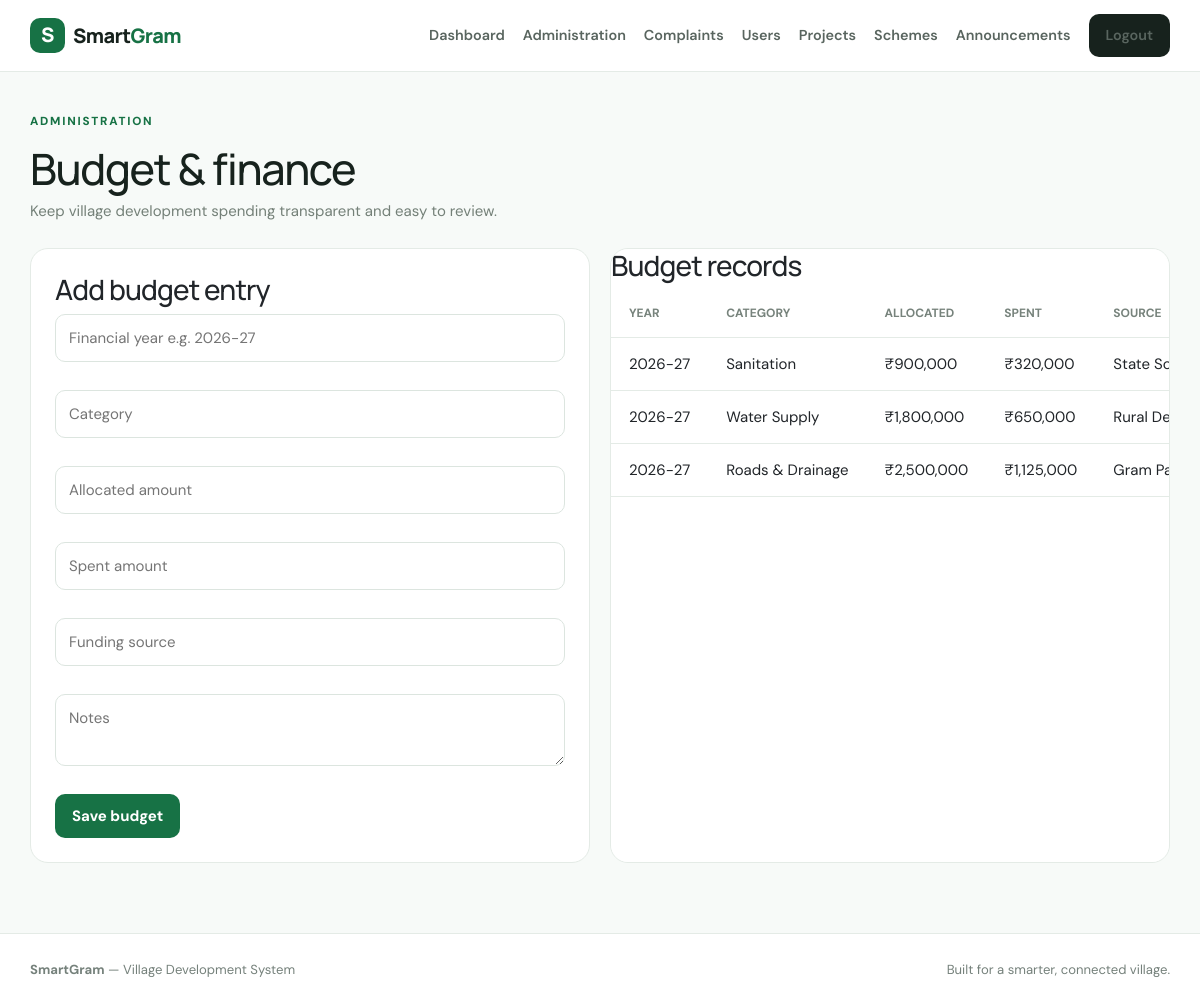
Screenshot of /administration/budgets (signed in) with the database file from the repository.
### tables this page shows
CREATE TABLE budgets(id INTEGER PRIMARY KEY AUTOINCREMENT,financial_year TEXT,category TEXT,allocated REAL,spent REAL,source TEXT,notes TEXT);

### app.py (the view, shortened to what this page needs)
@app.route('/administration/budgets', methods=['GET','POST'])
def administration_budgets():
    if not admin(): return redirect(url_for('login'))
    c=db()
    rows=c.execute('select * from budgets order by id desc').fetchall(); c.close(); return render_template('budgets.html',rows=rows)

### app.py (called while the page is built)
def db():
    c=sqlite3.connect(DB); c.row_factory=sqlite3.Row; return c

def admin(): return session.get('role')=='admin'

@app.context_processor
def common(): return {'logged_in':bool(session.get('user_id')),'current_user':session.get('name'),'role':session.get('role')}

### templates/budgets.html
{% extends 'base.html' %}{% block title %}Budget & Finance{% endblock %}{% block content %}<div class="heading"><div><div class="eyebrow">ADMINISTRATION</div><h1>Budget & finance</h1><p>Keep village development spending transparent and easy to review.</p></div></div><div class="grid2"><div class="card"><h3>Add budget entry</h3><form method="post" class="form"><input class="input" name="financial_year" placeholder="Financial year e.g. 2026-27" required><input class="input" name="category" placeholder="Category" required><input class="input" type="number" step="0.01" name="allocated" placeholder="Allocated amount"><input class="input" type="number" step="0.01" name="spent" placeholder="Spent amount"><input class="input" name="source" placeholder="Funding source"><textarea class="input" name="notes" placeholder="Notes"></textarea><button class="greenbtn">Save budget</button></form></div><div class="card tablewrap"><h3>Budget records</h3><table><tr><th>Year</th><th>Category</th><th>Allocated</th><th>Spent</th><th>Source</th></tr>{% for b in rows %}<tr><td>{{b.financial_year}}</td><td>{{b.category}}</td><td>₹{{'{:,.0f}'.format(b.allocated)}}</td><td>₹{{'{:,.0f}'.format(b.spent)}}</td><td>{{b.source}}</td></tr>{% endfor %}</table></div></div>{% endblock %}

### static/css/style.css (style rules this page uses)
:root { --g:#177245;--gd:#0d4e30;--ink:#17221d;--muted:#748078;--line:#e4ebe6;--bg:#f7faf8 }
* { box-sizing:border-box }
body { margin:0;background:var(--bg);color:var(--ink);font:15px/1.6 "DM Sans",sans-serif }
h1,h2,h3,.brand { font-family:Manrope,sans-serif;letter-spacing:-.03em }
.greenbtn,.outlinebtn,.darkbtn { display:inline-block;border:0;border-radius:10px;padding:10px 17px;font-weight:700;cursor:pointer }
.greenbtn { background:var(--g);color:#fff }
.eyebrow { font-weight:800;letter-spacing:.15em;font-size:.73rem;color:var(--g);margin-bottom:12px }
.features article,.card,.formcard,.project,.emergency,.stats>div { background:#fff;border:1px solid var(--line);border-radius:18px }
.heading { display:flex;justify-content:space-between;align-items:end;gap:20px;margin:40px 0 25px }
.heading h1 { font-size:2.7rem;margin:0 0 4px }
.heading p { margin:0;color:var(--muted) }
.card { padding:24px }
.input { width:100%;padding:11px 13px;border:1px solid #dce5df;border-radius:10px;margin:0 0 16px;background:#fff;outline:none }
.tablewrap { padding:0;overflow:auto }
.tablewrap table { width:100%;border-collapse:collapse }
.tablewrap th,.tablewrap td { padding:14px 18px;border-bottom:1px solid var(--line);text-align:left;white-space:nowrap }
.tablewrap th { font-size:.75rem;text-transform:uppercase;color:#77837c }
.grid2 { display:grid;grid-template-columns:1fr 1fr;gap:18px }
.grid2 { display:grid;grid-template-columns:repeat(2,minmax(0,1fr));gap:20px;margin:20px 0 }
.form { display:grid;gap:12px }
.form .greenbtn { width:max-content }
.tablewrap { overflow:auto }
.tablewrap table { min-width:620px }

### rows the page displays
budgets: financial_year "2026-27", category "Sanitation", allocated "900,000", spent "320,000", source "State…"
budgets: financial_year "2026-27", category "Water Supply", allocated "1,800,000", spent "650,000", source "Rural…"
budgets: financial_year "2026-27", category "Roads & Drainage", allocated "2,500,000", spent "1,125,000", source "Gram…"
